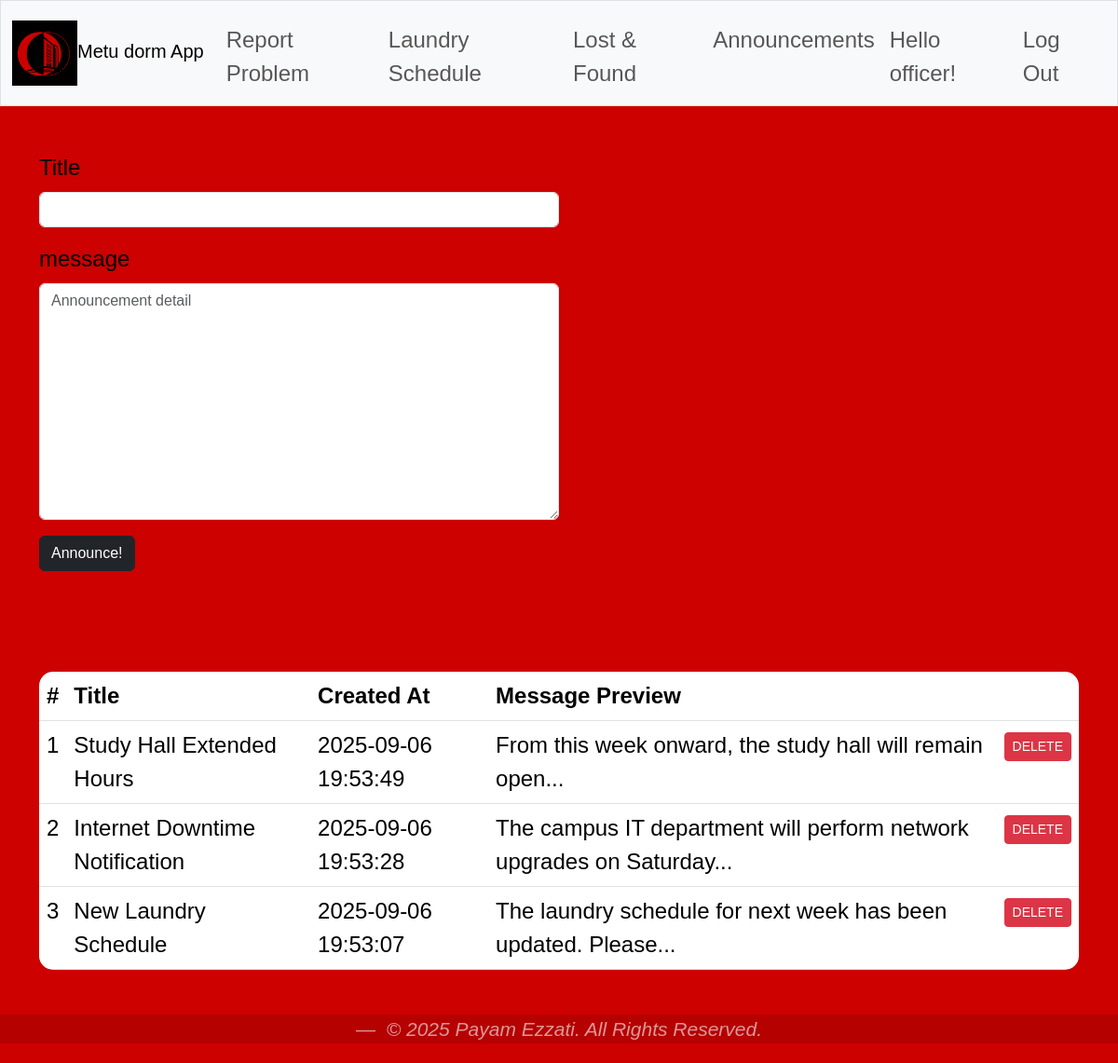
Screenshot of /announcements (signed in) with the database file from the repository.
### tables this page shows
CREATE TABLE announcements(
            id INTEGER PRIMARY KEY AUTOINCREMENT,
            user_id INTEGER NOT NULL,
            title TEXT,
            message TEXT,
            created_at TIMESTAMP DEFAULT CURRENT_TIMESTAMP,
            FOREIGN KEY (user_id) REFERENCES userss(id)
        );

### app.py (the view)
@app.route("/announcements",methods=["GET", "POST"])
@login_required
def announcements():
    if request.method == "POST":
        title = request.form.get("title")
        message = request.form.get("message")
        if not title or not message:
            return apology("no title - message :(")
        db = get_db()
        db.execute(
        "INSERT INTO announcements (title,message,user_id) VALUES (?,?,?)",
        (title,message,session["user_id"])
        )
        db.commit()
        return redirect("/announcements")
    else:
        db = get_db()
        cursor = db.execute( "SELECT userss.dorm_number as dorm, announcements.id AS announcement_id, announcements.title, announcements.message, announcements.created_at, userss.name AS posted_by " \
        "FROM announcements JOIN userss ON announcements.user_id = userss.id WHERE userss.dorm_number = ? ORDER BY announcements.id DESC;",(session["dorm"],))
        rows = cursor.fetchall()
        rows_dicts = [dict(row) for row in rows]
        for row in rows_dicts:
         words = row["message"].split()
         if len(words) > 10:
            row["preview"] = " ".join(words[:10]) + "..."
         else:
            row["preview"] = row["message"]
        return render_template("announcements.html",rows=rows_dicts)

### app.py (called while the page is built)
def get_db():
    if "db" not in g:
        g.db = sqlite3.connect(DATABASE)
        g.db.row_factory = sqlite3.Row
    return g.db

### helpers.py (called while the page is built)
def login_required(f):
    @wraps(f)
    def decorated_function(*args, **kwargs):
        if session.get("user_id") is None:
            return redirect("/login")
        return f(*args, **kwargs)
    return decorated_function

### templates/announcements.html (shortened to what this page needs)
{% extends "layout.html" %}
{% block main %}
    {% if session["role"] == "Officer"%}
    <form method = "POST">
        <div class="mb-3 col-6">
            <label  class="form-label">Title</label>
            <input type="text" class="form-control" name="title" required>
        </div>
        <div class="mb-3 col-6">
            <label class="form-label" required>message</label>
            <textarea class="form-control" name="message" rows="10" placeholder="Announcement detail" required></textarea>
        </div>
        <button type="submit" class="btn btn-dark">Announce!</button>
    </form>
    <br><br><br>
    <table class="table table-hover">
        <thead>
            <tr>
            <th>#</th>
            <th>Title</th>
            <th>Created At</th>
            <th>Message Preview</th>
            <th></th>
            </tr>
        </thead>
        <tbody>
            {% for row in rows %}
            <tr>
                <td>{{ loop.index }}</td>
                <td>{{ row["title"] }}</td>
                <td>{{row["created_at"]}} </td>
                <td>{{ row["preview"] }}</td>
                <td>
                <form method="POST" action="/announcement_delete">
                    <button type="submit" class="btn btn-danger btn-sm">DELETE</button>
                </form>
                </td>
            </tr>
            {% endfor %}
        </tbody>
    </table>
    {%endif%}
{% endblock %}

### static/styles.css (style rules this page uses)
* { box-sizing: border-box; }
body { padding-bottom: 5px; background-color: #cc0100; font-family: Arial, sans-serif; color: #000000; font-size: 1.5rem; font-weight: 400; line-height: 1.5; margin: 0; }
.table { border-radius: 15px; overflow: hidden; }

### rows the page displays
announcements: title "Study Hall Extended Hours", created_at "2025-09-06 19:53:49", preview "From this week onward, the study hall will remain open..."
announcements: title "Internet Downtime Notification", created_at "2025-09-06 19:53:28", preview "The campus IT department will perform network upgrades on Saturday..."
announcements: title "New Laundry Schedule", created_at "2025-09-06 19:53:07", preview "The laundry schedule for next week has been updated. Please..."

### other values shown
{{ session.get("name") }} "officer"
